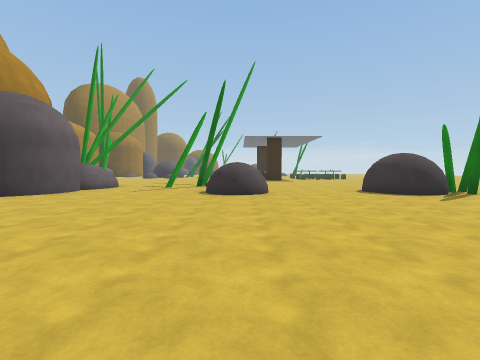
View 1 (above)

24 first-person views from a walk through a Unity game level. The camera is 1.3 m above the floor, tilts 2° down and sees 85° across. The floor is counted in squares, 2 m on a side. Each view is taken from the middle of a square. On the plan, view 1 faces up. The plan holds only what a view shows up to about 9 squares ahead; the rest is blank. The place goes on beyond the plan. The player character is not drawn. Surface patterns are stand-ins for the level's own textures.

View 2
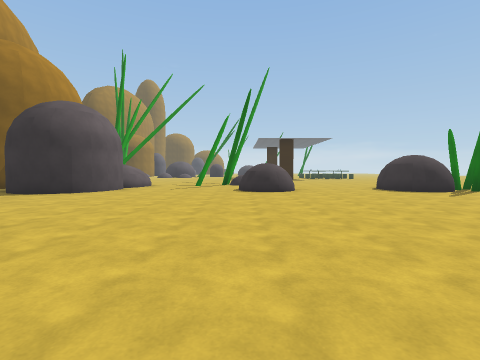

View 3
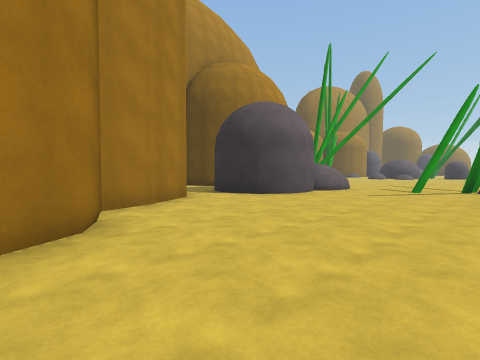

View 4
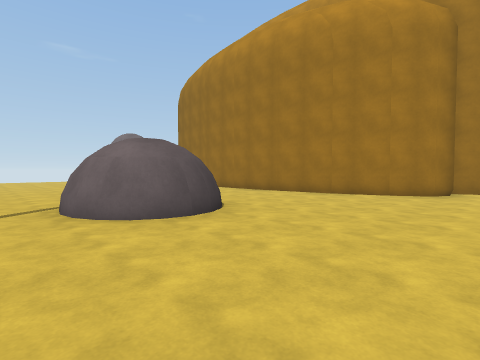

View 5
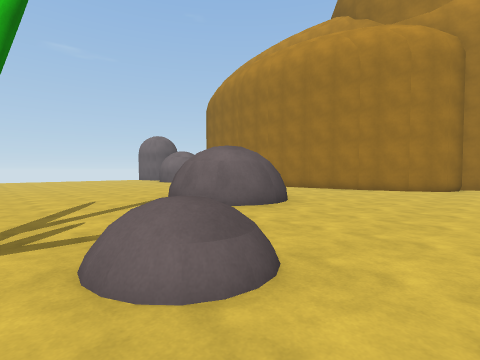

View 6
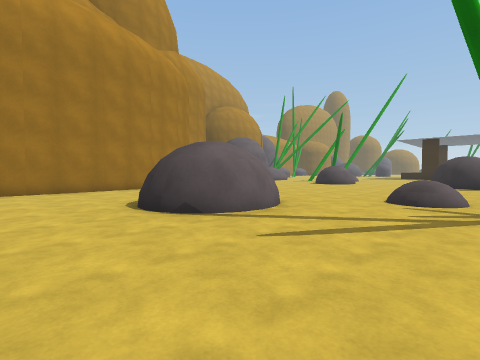

View 7
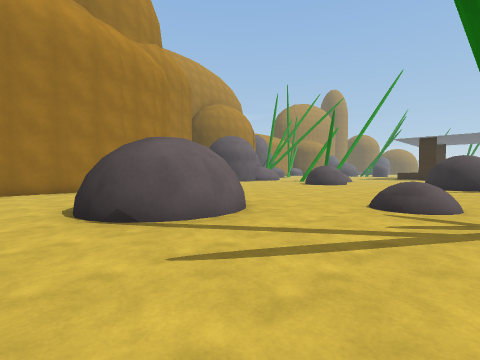

View 8
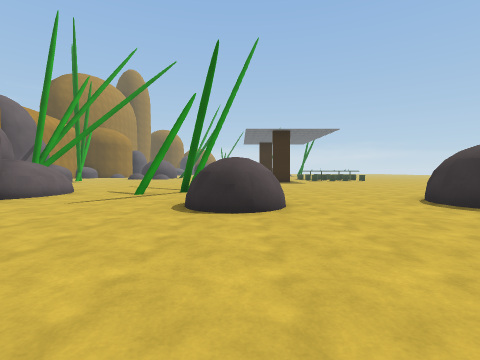

View 9
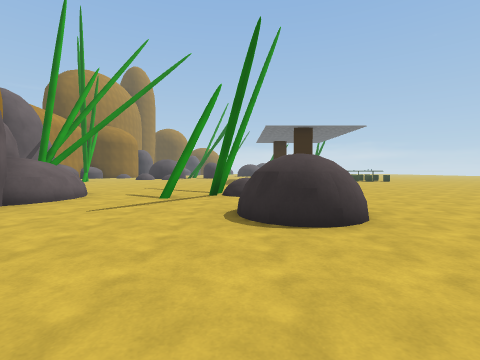

View 10
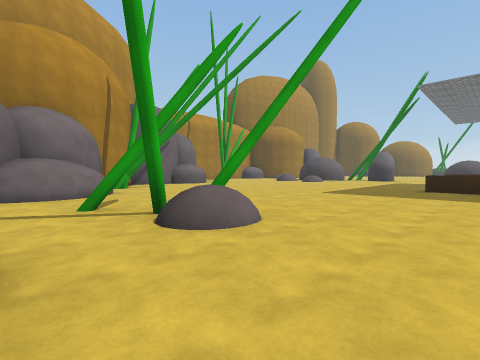

View 11
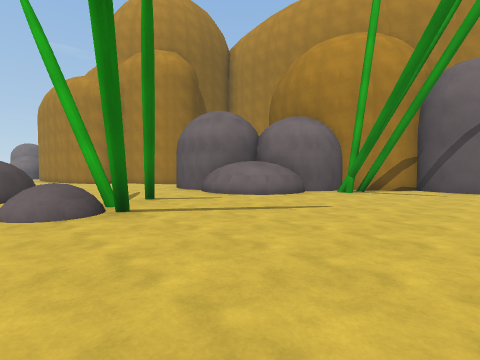

View 12
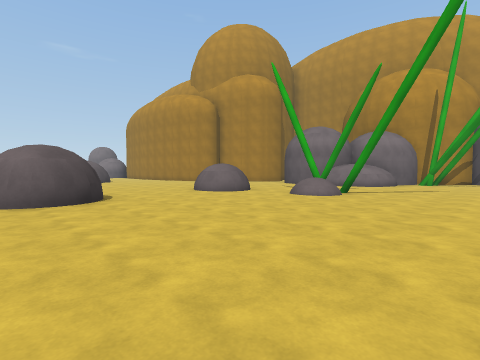

View 13
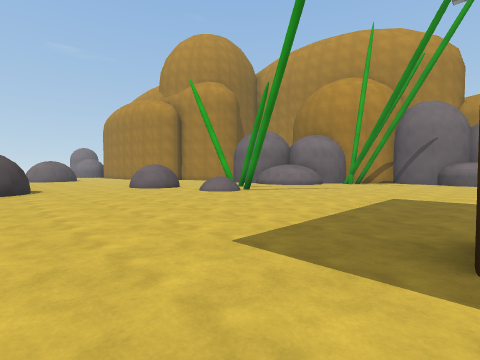

View 14
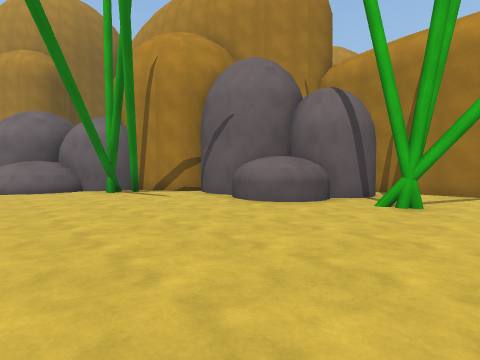

View 15
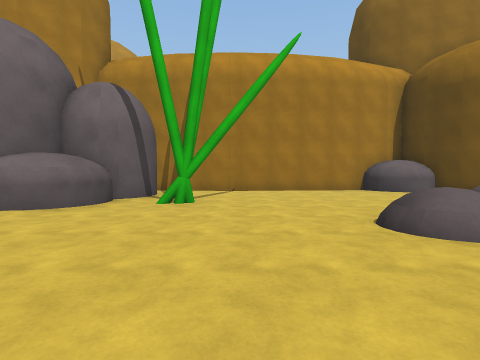

View 16
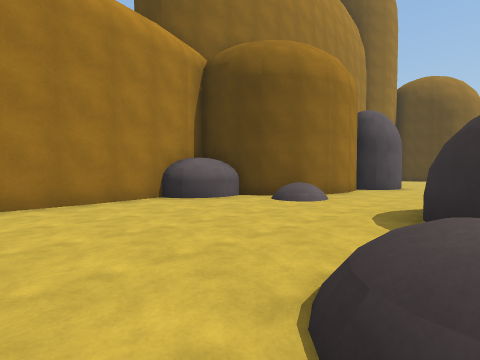

View 17
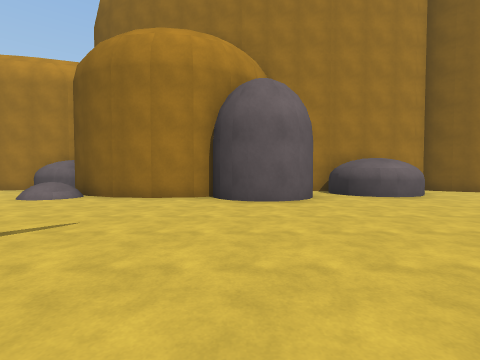

View 18
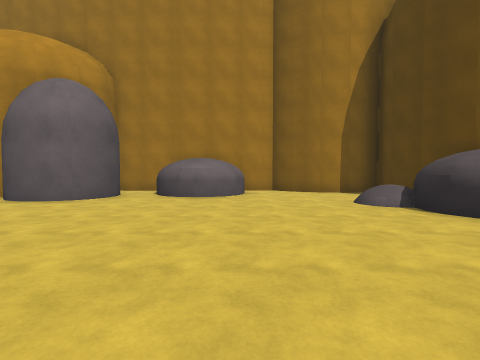

View 19
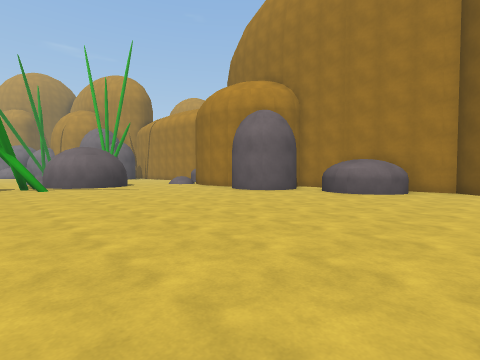

View 20
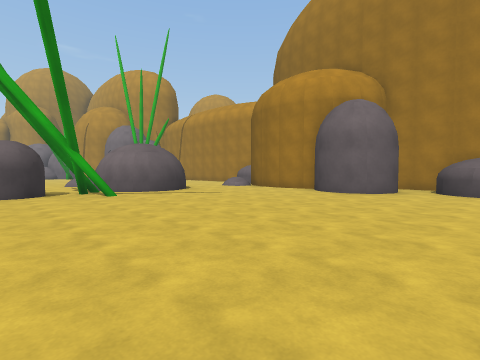

View 21
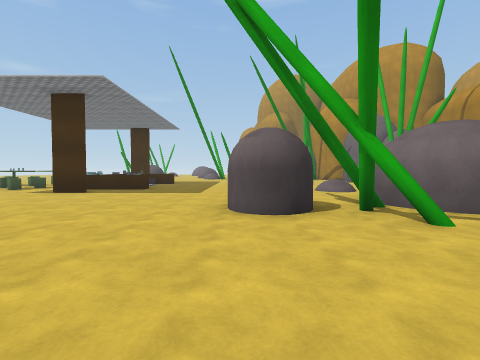

View 22
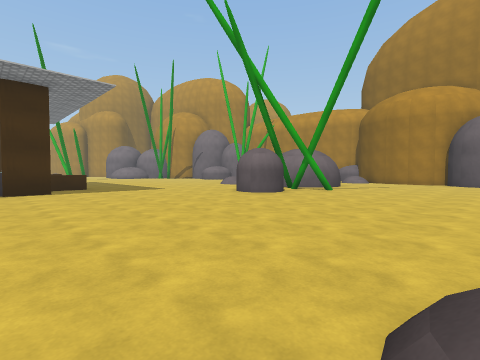

View 23
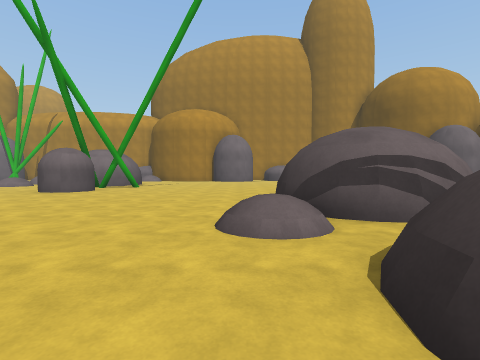

View 24
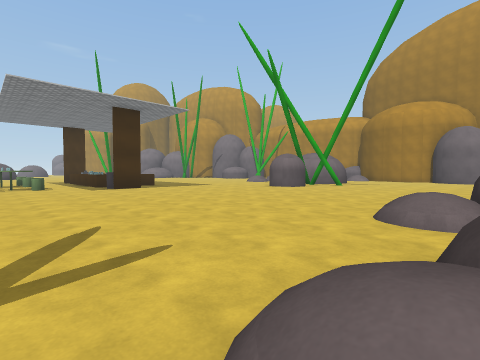

### Floor plan
Key: @ floor where view 1 was taken; # wall or solid block; . main floor; : floor 0.25 m higher than the main floor; + floor 0.5 m higher than the main floor; * floor 0.75 m higher than the main floor; / step, stairs or slope; = window, fence, low wall or low ledge; ^ raised ledge; T thing the floor can be seen under or through; C cylinder; O other object.
Columns run from 14 left of view 1 to 6 right of it. Each row starts with its distance up from view 1.
 41  ####
 40  #..##.
 39 ##.........
 38 #..........
 37 ###........
 36 ###.........   #
 35 ###.........   #.##
 34 #...........  ##=/##.
 33 #.##............+....
 32   ##.................
 31   #..................
 30   #..................
 29   #..................
 28   ##..##.TT#.........
 27  ##:..# TT #.........
 26 ##....# T............
 25 #.....  .............
 24 #.....= .. .....O...
 23 #.....*.+   ..... .C
 22 #........
 21 #.........
 20 #...#.....
 19 #.........   ..
 18 #####..... .........
 17     #...............
 16     #...............
 15     #................
 14     #................
 13     ###..............
 12      ##......#.......
 11       ###....^.......
 10         #^...........
  9         #.....^....#.
  8         #....^#...###
  7       ###.....^....##
  6       ...............
  5        #.............
  4        #.............
  3        ##............
  2         ##.........=.
  1          ##........*.
  0           #...@......
 -1           ##...###...
 -2            #...###...
 -3            #....#....
 -4            #.........
 -5            #.........

Where each view was taken, in squares from view 1:
view 1: 0 up, 0 right, facing up
view 2: 1 down, 1 left, facing up
view 3: 1 up, 1 left, facing up-left
view 4: 3 up, 4 right, facing down-left
view 5: 3 up, 6 right, facing down-left
view 6: 5 down, 6 right, facing up-left
view 7: 4 down, 6 right, facing up-left
view 8: 3 up, 0 right, facing up
view 9: 4 up, 1 left, facing up
view 10: 9 up, 2 right, facing up-left
view 11: 16 up, 0 right, facing down-left
view 12: 15 up, 6 right, facing down-left
view 13: 18 up, 5 right, facing down-left
view 14: 21 up, 5 left, facing down-left
view 15: 21 up, 5 left, facing left
view 16: 22 up, 8 left, facing up-left
view 17: 32 up, 5 left, facing left
view 18: 37 up, 5 left, facing left
view 19: 39 up, 4 left, facing down-left
view 20: 36 up, 3 left, facing down-left
view 21: 32 up, 3 left, facing down
view 22: 33 up, 3 right, facing down-left
view 23: 33 up, 5 right, facing left
view 24: 34 up, 6 right, facing down-left
